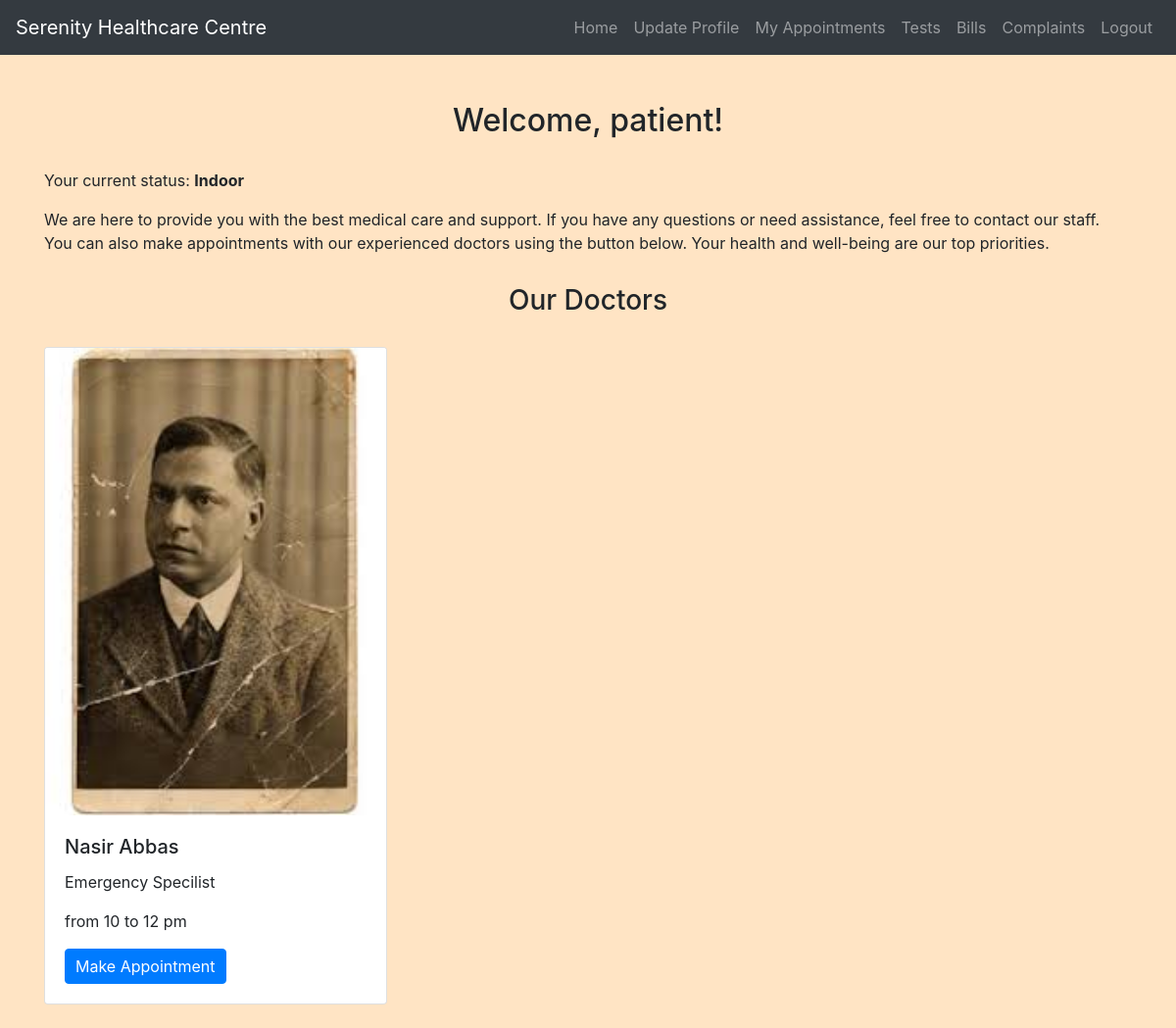
The page /home.php (signed in) on the database its author committed.
### tables this page shows
CREATE TABLE `doctors` (
  `doctor_id` int(11) NOT NULL,
  `picture` varchar(255) DEFAULT NULL,
  `username` varchar(50) NOT NULL,
  `password` varchar(255) NOT NULL,
  `email` varchar(100) NOT NULL,
  `name` varchar(100) NOT NULL,
  `specialization` varchar(100) NOT NULL,
  `duty_timings` varchar(100) NOT NULL
);

### home.php (the view, shortened to what this page needs)
<?php
include('config.php');
$user_id = $_SESSION["id"];
$patient_sql = "SELECT username, status FROM Patients WHERE id = ?";
if ($stmt = mysqli_prepare($conn, $patient_sql)) {
    mysqli_stmt_bind_param($stmt, "i", $user_id);
    mysqli_stmt_execute($stmt);
    mysqli_stmt_bind_result($stmt, $username, $status);
}
$sql = "SELECT * FROM doctors";
$result = mysqli_query($conn, $sql);
?>
<!DOCTYPE html>
<html>
<head>
    <link rel="stylesheet" href="https://maxcdn.bootstrapcdn.com/bootstrap/4.5.2/css/bootstrap.min.css">
    <link rel="stylesheet" href="./css/style.css">
</head>
<body>
<?php include('navbar.php'); ?>
<div class="container mt-5">
    <h2>Welcome, <?php echo htmlspecialchars($username); ?>!</h2>
    <p>Your current status: <strong><?php echo ucfirst(htmlspecialchars($status)); ?></strong></p>
    <p>We are here to provide you with the best medical care and support. If you have any questions or need assistance, feel free to contact our staff. You can also make appointments with our experienced doctors using the button below. Your health and well-being are our top priorities.</p>
    <h3>Our Doctors</h3>
    <div class="row">
        <?php while ($doctor = mysqli_fetch_assoc($result)): ?>
            <div class="col-md-4 mb-4">
                <div class="card">
                    <img src="admin/<?php echo htmlspecialchars($doctor['picture']); ?>" class="card-img-top" alt="Doctor Picture">
                    <div class="card-body">
                        <h5 class="card-title"><?php echo htmlspecialchars($doctor['name']); ?></h5>
                        <p class="card-text"><?php echo htmlspecialchars($doctor['specialization']); ?></p>
                        <p class="card-text"><?php echo htmlspecialchars($doctor['duty_timings']); ?></p>
                        <button class="btn btn-primary make-appointment-btn" data-toggle="modal" data-target="#appointmentModal" data-doctor-id="<?php echo htmlspecialchars($doctor['doctor_id']); ?>">Make Appointment</button>
                    </div>
                </div>
            </div>
        <?php endwhile; ?>
    </div>
</div>
</body>
</html>

### css/style.css (style rules this page uses)
body { background-color: bisque; }
h1, h2, h3, h4 { text-align: center; margin-top: 30px; margin-bottom: 30px; }
.btn-primary { padding: 5px 10px; }

### rows shown on the page
doctors: picture (picture), name "Nasir Abbas", specialization "Emergency Specilist", duty_timings "from 10 to 12 pm"

### other values the page prints
$username "patient"
$status "Indoor"
